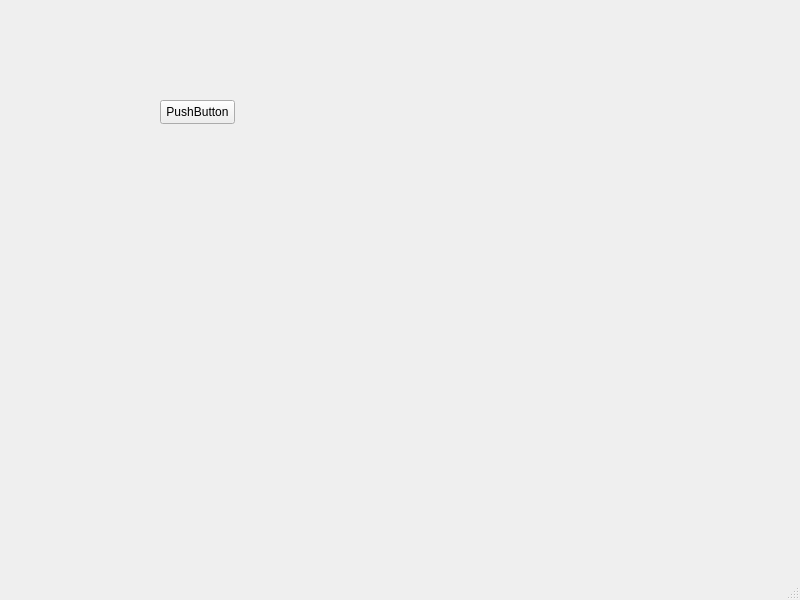
<?xml version="1.0" encoding="UTF-8"?>
<ui version="4.0">
 <class>MainWindow</class>
 <widget class="QMainWindow" name="MainWindow">
  <property name="geometry">
   <rect>
    <x>0</x>
    <y>0</y>
    <width>800</width>
    <height>600</height>
   </rect>
  </property>
  <property name="windowTitle">
   <string>MainWindow</string>
  </property>
  <widget class="QWidget" name="centralwidget">
   <widget class="QStackedWidget" name="stackedWidget">
    <property name="geometry">
     <rect>
      <x>120</x>
      <y>60</y>
      <width>591</width>
      <height>411</height>
     </rect>
    </property>
    <property name="currentIndex">
     <number>0</number>
    </property>
    <widget class="QWidget" name="page">
     <widget class="QPushButton" name="pushButton">
      <property name="geometry">
       <rect>
        <x>40</x>
        <y>40</y>
        <width>75</width>
        <height>24</height>
       </rect>
      </property>
      <property name="text">
       <string>PushButton</string>
      </property>
     </widget>
    </widget>
    <widget class="QWidget" name="page_2">
     <widget class="QRadioButton" name="radioButton">
      <property name="geometry">
       <rect>
        <x>70</x>
        <y>80</y>
        <width>89</width>
        <height>20</height>
       </rect>
      </property>
      <property name="text">
       <string>RadioButton</string>
      </property>
     </widget>
    </widget>
   </widget>
  </widget>
  <widget class="QMenuBar" name="menubar">
   <property name="geometry">
    <rect>
     <x>0</x>
     <y>0</y>
     <width>800</width>
     <height>22</height>
    </rect>
   </property>
  </widget>
  <widget class="QStatusBar" name="statusbar"/>
 </widget>
 <resources/>
 <connections/>
</ui>
